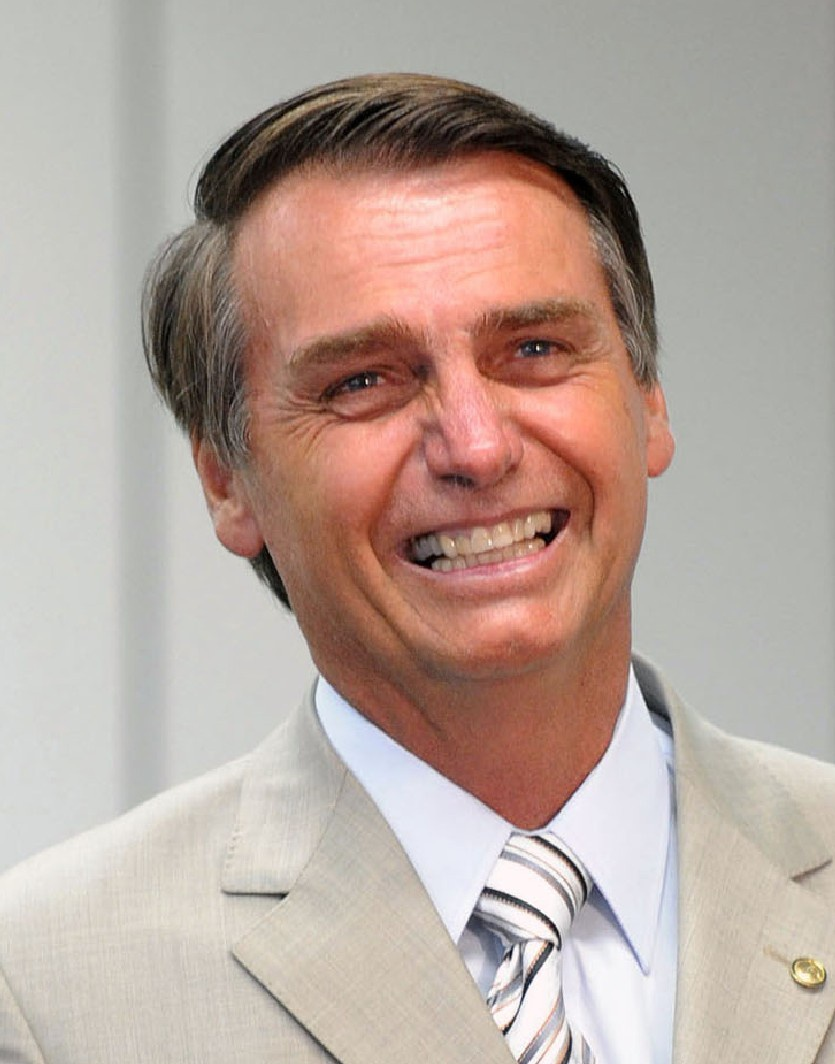
#> input picture Projetos/TRABALHO_PROCESSAMENTO_DE_IMAGENS/Bolsonaro.jpg, 835 x 1064 px
$ python main.py
#> lines starting #> are read from the running program, lines starting #| are printed output that depends on the picture
### Projetos/TRABALHO_PROCESSAMENTO_DE_IMAGENS/utils.py
#!-*- conding:  iso8859-1 -*-
import cv2
import  numpy as np

class Utils():

    def __init__(self):
        print('teste')

    def blendingTwoImages(self, imagem1, imagem2, peso):
#> called with imagem1 = 'Bolsonaro.jpg', imagem2 = 'Temer.jpg', peso = 0.5
        imagem1 = cv2.imread(imagem1)
#> imagem1 is the input picture: shape (1064, 835, 3); mean B, G, R 156.9, 165.8, 183.1
        imagem2 = cv2.imread(imagem2)
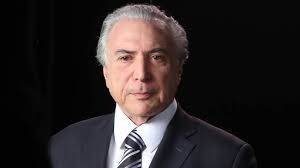
#> input picture Projetos/TRABALHO_PROCESSAMENTO_DE_IMAGENS/Temer.jpg, 300 x 168 px
#> imagem2 is the input picture: shape (168, 300, 3); mean B, G, R 38.2, 37.9, 43.8
        [y, x, c] = imagem2.shape
#> y = 168; x = 300; c = 3
        imagem1 = cv2.resize(imagem1, (x, y))
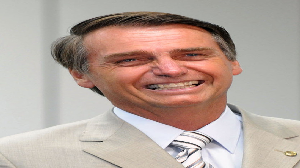
#> imagem1: shape (168, 300, 3); mean B, G, R 156.8, 165.7, 183.1
        imgDst = cv2.addWeighted(imagem1, peso, imagem2, 1-peso, 0)
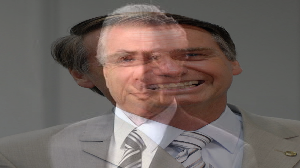
#> imgDst: shape (168, 300, 3); mean B, G, R 97.5, 101.8, 113.4
        cv2.imshow("dst", imgDst)
        cv2.waitKey(0)

    # [6 lines left out: function extraRegionOfInterest, not called in this run]


### Projetos/TRABALHO_PROCESSAMENTO_DE_IMAGENS/main.py
#!-*- conding:  iso8859-1 -*-
import numpy as np
import cv2
import image
import utils as ut

# [19 lines of commented-out code are left out]
ut.Utils.blendingTwoImages(ut.Utils(), "Bolsonaro.jpg", "Temer.jpg", 0.5)
# [6 lines of commented-out code are left out]
